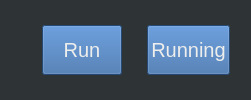
         <widget class="QFrame" name="frae">
          <property name="sizePolicy">
           <sizepolicy hsizetype="Preferred" vsizetype="Fixed">
            <horstretch>0</horstretch>
            <verstretch>0</verstretch>
           </sizepolicy>
          </property>
          <property name="styleSheet">
           <string notr="true">background-color: rgb(46, 52, 54);</string>
          </property>
          <layout class="QHBoxLayout" name="horizontalLayout_7">
           <property name="leftMargin">
            <number>2</number>
           </property>
           <item>
            <widget class="QFrame" name="frame_2">
             <property name="sizePolicy">
              <sizepolicy hsizetype="Preferred" vsizetype="Fixed">
               <horstretch>0</horstretch>
               <verstretch>0</verstretch>
              </sizepolicy>
             </property>
             <property name="minimumSize">
              <size>
               <width>0</width>
               <height>50</height>
              </size>
             </property>
             <property name="styleSheet">
              <string notr="true">background-color: rgb(46, 52, 54);</string>
             </property>
             <property name="frameShape">
              <enum>QFrame::NoFrame</enum>
             </property>
             <property name="frameShadow">
              <enum>QFrame::Raised</enum>
             </property>
             <layout class="QHBoxLayout" name="horizontalLayout_18">
              <property name="spacing">
               <number>0</number>
              </property>
              <property name="leftMargin">
               <number>0</number>
              </property>
              <property name="topMargin">
               <number>0</number>
              </property>
              <property name="rightMargin">
               <number>0</number>
              </property>
              <property name="bottomMargin">
               <number>0</number>
              </property>
              <item>
               <layout class="QHBoxLayout" name="horizontalLayout_17">
                <property name="spacing">
                 <number>5</number>
                </property>
                <property name="rightMargin">
                 <number>10</number>
                </property>
                <item>
                 <spacer name="horizontalSpacer_3">
                  <property name="orientation">
                   <enum>Qt::Horizontal</enum>
                  </property>
                  <property name="sizeHint" stdset="0">
                   <size>
                    <width>40</width>
                    <height>20</height>
                   </size>
                  </property>
                 </spacer>
                </item>
                <item>
                 <widget class="QPushButton" name="btn_Run">
                  <property name="minimumSize">
                   <size>
                    <width>80</width>
                    <height>0</height>
                   </size>
                  </property>
                  <property name="maximumSize">
                   <size>
                    <width>100</width>
                    <height>60</height>
                   </size>
                  </property>
                  <property name="font">
                   <font>
                    <pointsize>15</pointsize>
                   </font>
                  </property>
                  <property name="styleSheet">
                   <string notr="true">background-color: rgb(52, 101, 164);
color: rgb(238, 238, 236);</string>
                  </property>
                  <property name="text">
                   <string>Run</string>
                  </property>
                 </widget>
                </item>
                <item>
                 <spacer name="horizontalSpacer_4">
                  <property name="orientation">
                   <enum>Qt::Horizontal</enum>
                  </property>
                  <property name="sizeType">
                   <enum>QSizePolicy::Fixed</enum>
                  </property>
                  <property name="sizeHint" stdset="0">
                   <size>
                    <width>20</width>
                    <height>20</height>
                   </size>
                  </property>
                 </spacer>
                </item>
                <item>
                 <widget class="QPushButton" name="btn_Running">
                  <property name="maximumSize">
                   <size>
                    <width>100</width>
                    <height>60</height>
                   </size>
                  </property>
                  <property name="font">
                   <font>
                    <pointsize>15</pointsize>
                   </font>
                  </property>
                  <property name="styleSheet">
                   <string notr="true">background-color: rgb(52, 101, 164);
color: rgb(238, 238, 236);</string>
                  </property>
                  <property name="text">
                   <string>Running</string>
                  </property>
                 </widget>
                </item>
               </layout>
              </item>
             </layout>
            </widget>
           </item>
          </layout>
         </widget>
